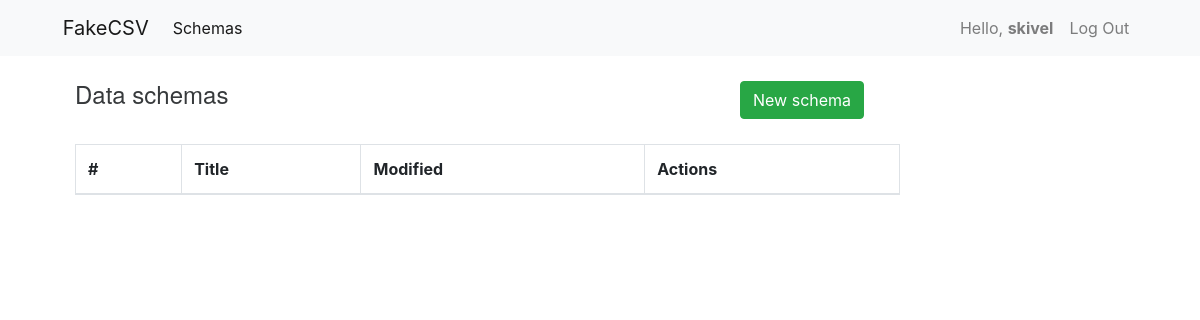
The page /user/ (signed in) on the database as committed earlier.
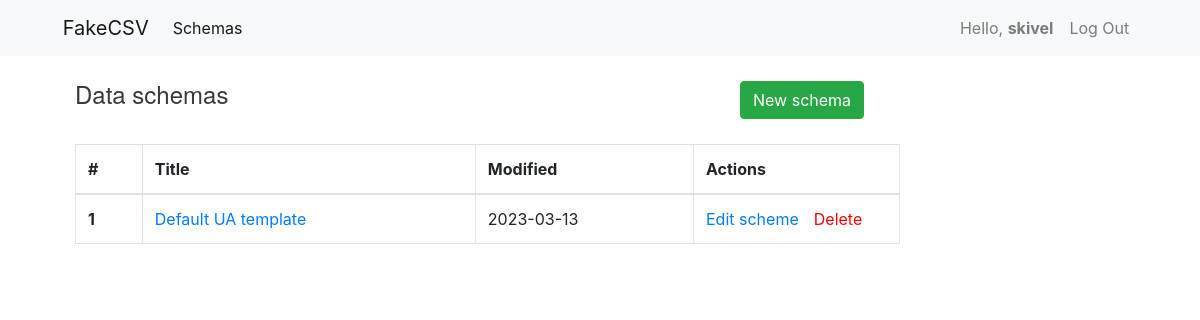
The same page on the database as committed later.
### dashboard/models.py (models this page shows, shortened)
class Schemas(models.Model):
    user_id = models.BigIntegerField(verbose_name='User ID')
    user_name = models.CharField(max_length=255, verbose_name='User Name')
    title = models.CharField(max_length=255, verbose_name='Schema Title')
    separators = models.CharField(max_length=30, verbose_name='Column Separator', blank=True)
    character = models.CharField(max_length=30, verbose_name='String Character', blank=True)
    fields = models.JSONField(default=dict)
    data_create = models.DateField(auto_now_add=True, verbose_name='Data create')
    data_update = models.DateField(auto_now=True, verbose_name='Data update')

### dashboard/views.py (the view)
# urls.py: path('<user_name>/', DashboardView.as_view(), name='home'),
@method_decorator(login_required, name='dispatch')
class DashboardView(TemplateView):
    template_name = "dashboard.html"
    def get_context_data(self, **kwargs):
        username = self.request.user
        data = Schemas.objects.filter(user_id=username.id)
        context = {
            'user_name': username,
            'data': data
        }
        return context

### templates/dashboard.html
{% extends 'base.html' %}
{% load static %}
{% block head %}
<link rel="stylesheet" href="{% static 'css/dashboard.css' %}">
{% endblock %}
{% block content %}
<div class="container" style="margin-top: 25px; margin-left:5%;">
    <div class="row">
        <div class="col-md-7">
            <div class="title">Data schemas</div>
        </div>
        <div class="col-md-2">
            <a type="button" class="btn btn-success" href="{% url 'create' user_name %}">New schema</a>
        </div>
    </div>
</div>
<div class="container" style="margin-top: 25px; margin-left:5%;">
    <div class="row">
        <div class="col-md-9">
            <table class="table table-bordered">
                <thead>
                <tr>
                    <th scope="col">#</th>
                    <th scope="col">Title</th>
                    <th scope="col">Modified</th>
                    <th scope="col">Actions</th>
                </tr>
                </thead>
                <tbody>
                {% for el in data %}
                <tr>
                    <th scope="row">{{ forloop.counter }}</th>
                    <td><a href="{% url 'generator' user_name el.id %}" style="color:light-blue;">{{ el.title }}</a></td>
                    <td>{{ el.data_update|date:'Y-m-d' }}</td>
                    <td style="width:25%;"><a href="{% url 'edit' user_name el.id %}" style="color:light-blue;">Edit scheme</a><a href="{% url 'delete' user_name el.id %}" style="color:red; padding-left:15px;">Delete</a></td>
                </tr>
                {% endfor %}
                </tbody>
            </table>
        </div>
    </div>
</div>
{% endblock %}

Rows that differ between the two databases and show on the page:
added Schemas: title "Default UA template", data_update "2023-03-13"
